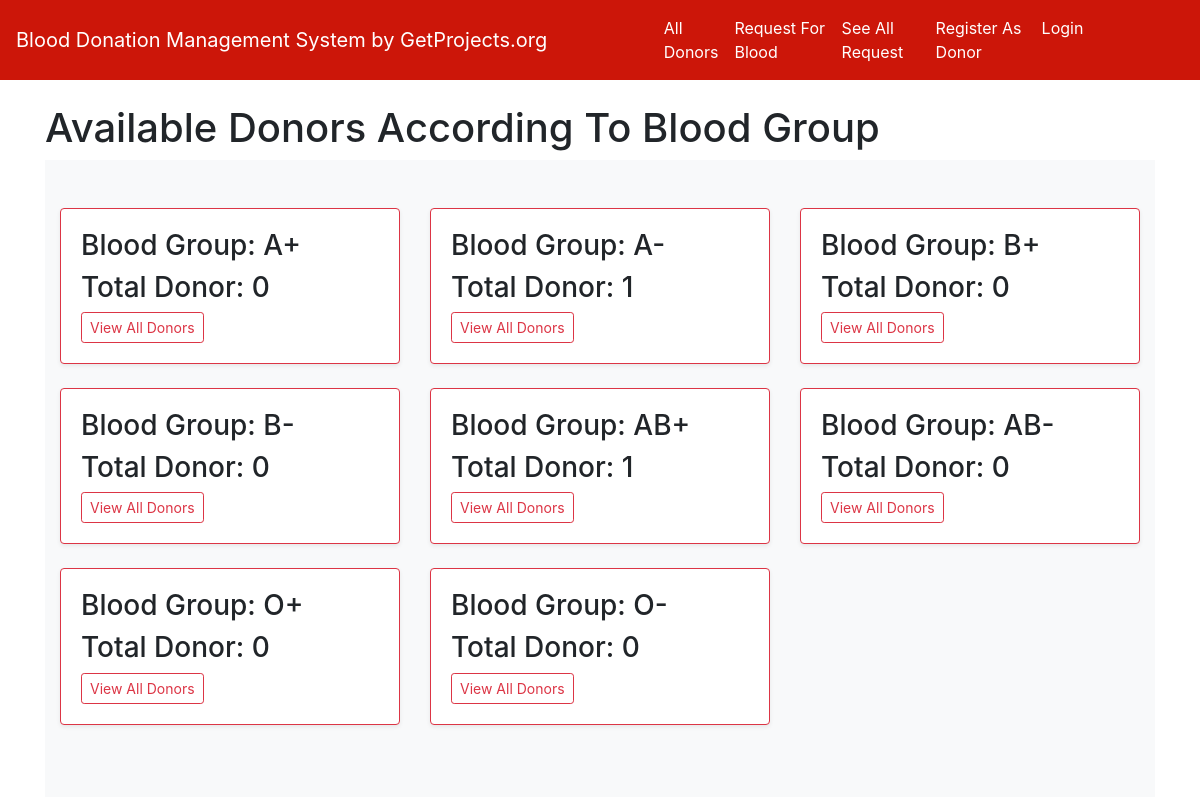
The page / on the database its author committed.
### home/models.py (models this page shows, shortened)
class BloodGroup(models.Model):
    name = models.CharField(max_length=5)

### home/views.py (the view)
# urls.py: path("", views.index, name="index"),
def index(request):
    all_group = BloodGroup.objects.annotate(total=Count('donor'))
    return render(request, "index.html", {'all_group':all_group})

### home/templates/index.html (shortened to what this page needs)
{% extends 'base.html' %}
{% load static %}
{% block body %}
<div class="container">
<h1>Available Donors According To Blood Group</h1>
  <div class="album py-5 bg-light">
    <div class="container">
      <div class="row">
        {% for i in all_group %}
        <div class="col-md-4">
          <div class="card mb-4 shadow-sm border-danger">
            <div class="card-body">
              <h3 class="card-text">Blood Group: {{i.name}}</h3>
              <h3 class="card-text">Total Donor: {{i.total}}</h3>
              <div class="d-flex justify-content-between align-items-center">
                <div class="btn-group">
                  <a href="/donors_list/{{i.id}}/" class="btn btn-sm btn-outline-danger">View All Donors</a>
                </div>
              </div>
            </div>
          </div>
        </div>
        {% endfor %}
      </div>
    </div>
  </div>
</div>
{% endblock %}

### rows shown on the page
BloodGroup: name "A+", total "0"
BloodGroup: name "A-", total "1"
BloodGroup: name "B+", total "0"
BloodGroup: name "B-", total "0"
BloodGroup: name "AB+", total "1"
BloodGroup: name "AB-", total "0"
BloodGroup: name "O+", total "0"
BloodGroup: name "O-", total "0"
